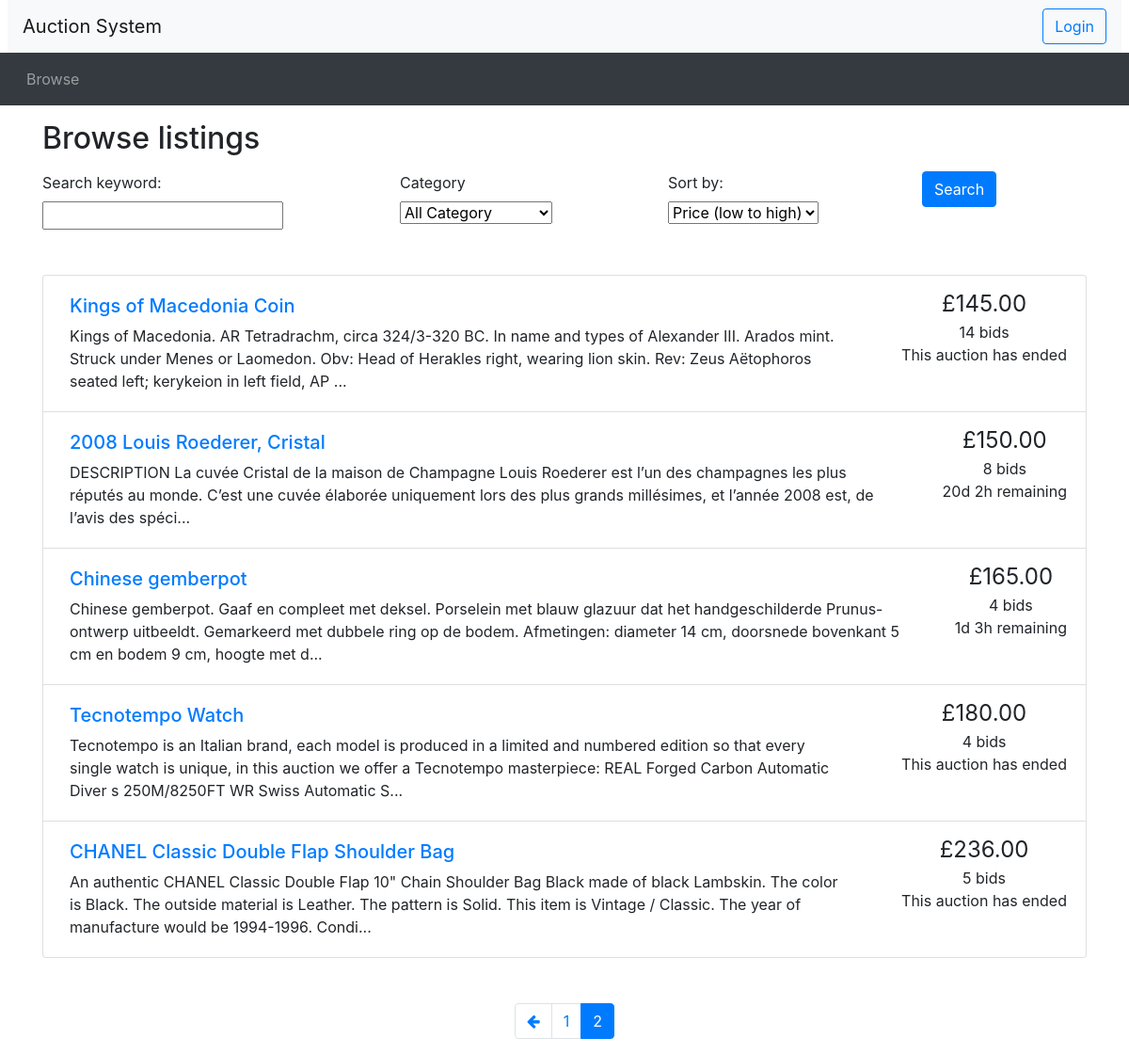
Page /browse.php?page=2 on the committed database.
### tables this page shows
CREATE TABLE `auction` (
  `auction_id` int(11) NOT NULL,
  `end_date` datetime NOT NULL,
  `seller_id` int(11) NOT NULL,
  `description` text NOT NULL,
  `start_price` double NOT NULL,
  `reserve_price` double NOT NULL,
  `picture` varchar(100) NOT NULL,
  `name` varchar(100) NOT NULL,
  `status` int(11) NOT NULL,
  `category` int(11) NOT NULL
);

CREATE TABLE `bid` (
  `bid_id` int(11) NOT NULL,
  `auction_id` int(11) NOT NULL,
  `user_id` int(11) NOT NULL,
  `bid_time` datetime NOT NULL,
  `price` float NOT NULL
);

### utilities.php (the view, shortened to what this page needs)
<?php
function display_time_remaining($interval) {
    if ($interval->days == 0 && $interval->h == 0) {
      $time_remaining = $interval->format('%im %Ss');
    }
    else if ($interval->days == 0) {
      $time_remaining = $interval->format('%hh %im');
    }
    else {
      $time_remaining = $interval->format('%ad %hh');
    }
  return $time_remaining;
}
function print_listing_li($item_id, $title, $desc, $price, $num_bids, $end_time)
{
  if (strlen($desc) > 250) {
    $desc_shortened = substr($desc, 0, 250) . '...';
  }
  else {
    $desc_shortened = $desc;
  }
  if ($num_bids == 1) {
    $bid = ' bid';
  }
  else {
    $bid = ' bids';
  }
  $now = new DateTime();
  if ($now > $end_time) {
    $time_remaining = 'This auction has ended';
  }
  else {
    $time_to_end = date_diff($now, $end_time);
    $time_remaining = display_time_remaining($time_to_end) . ' remaining';
  }
  echo('
    <li class="list-group-item d-flex justify-content-between">
    <div class="p-2 mr-5"><h5><a href="listing.php?item_id=' . $item_id . '">' . $title . '</a></h5>' . $desc_shortened . '</div>
    <div class="text-center text-nowrap"><span style="font-size: 1.5em">£' . number_format($price, 2) . '</span><br/>' . $num_bids . $bid . '<br/>' . $time_remaining . '</div>
  </li>'
  );
}
function get_displayItemObjectList($sql){
  include "includes/db.php";
  $result = $con->query($sql);
  $display_array = array();
  if ($result->num_rows > 0) {
      while($row = $result->fetch_assoc()) {
          $record = new DisplayItem();
          $id = $row['auction_id'];
          $record->setItem_id($id);
          $record->setTitle($row['name']);
          $record->setDescription($row['description']);
          $get_bid = "SELECT price FROM bid WHERE bid.auction_id ='$id'";
          $run_bid = mysqli_query($con,$get_bid);
          $num_bids = 0;
          $current_price = 0.0;
          while ($info_bid = $run_bid->fetch_assoc()){
          $num_bids = $num_bids + 1;
          if ($info_bid['price'] > $current_price) {
            $current_price = $info_bid['price'];
          }
          }
          $record->setCurrent_price($current_price);
          $record->setNum_bids($num_bids);
          $record->setEnd_date($row['end_date']);
          $get_cat = "SELECT name FROM category where id=".$row['category'];
          $run_cat = mysqli_query($con,$get_cat);
          while($info_cat = $run_cat->fetch_assoc()){
            $cat = $info_cat['name'];
          }
          $record->setCategory($cat);
          array_push($display_array, $record);
      }
  }
  return $display_array;
}
function display_items($curr_page, $results_per_page, $display_array){
  $num_results = count($display_array);
  $page = $curr_page * $results_per_page;
  for($i = $page - $results_per_page; $i < $page; $i++){
    if ($i >= $num_results){
      break;
    }
    $display = $display_array[$i];
    $datetime = new DateTime($display->getEnd_date());
    print_listing_li($display->getItem_id(), $display->getTitle(), $display->getDescription(), $display->getCurrent_price(), $display->getNum_bids(), $datetime);
  }
}
function pagination($curr_page, $max_page){
  $querystring = "";
  $high_page_boost = max(3 - $curr_page, 0);
  $low_page_boost = max(2 - ($max_page - $curr_page), 0);
  $low_page = max(1, $curr_page - 2 - $low_page_boost);
  $high_page = min($max_page, $curr_page + 2 + $high_page_boost);
  if ($curr_page != 1) {
  echo('
  <li class="page-item">
    <a class="page-link" href="browse.php?' . $querystring . 'page=' . ($curr_page - 1) . '" aria-label="Previous">
      <span aria-hidden="true"><i class="fa fa-arrow-left"></i></span>
      <span class="sr-only">Previous</span>
    </a>
  </li>');
  }
  for ($i = $low_page; $i <= $high_page; $i++) {
  if ($i == $curr_page) {
    echo('
  <li class="page-item active">');
  }
  else {
    echo('
  <li class="page-item">');
  }
  echo('
    <a class="page-link" href="browse.php?' . $querystring . 'page=' . $i . '">' . $i . '</a>
  </li>');
  }
}
class DisplayItem{
  var $item_id;
  var $title;
  var $description;
  var $current_price;
  var $num_bids;
  var $end_date;
  public function getItem_id()
  {
      return $this->item_id;
  }
  public function setItem_id($item_id)
  {
      $this->item_id = $item_id;
      return $this;
  }
  public function getTitle()
  {
      return $this->title;
  }
  public function setTitle($title)
  {
      $this->title = $title;
      return $this;
  }
  public function getDescription()
  {
      return $this->description;
  }
  public function setDescription($description)
  {
      $this->description = $description;
      return $this;
  }
  public function getCurrent_price()
  {
      return $this->current_price;
  }
  public function setCurrent_price($current_price)
  {
      $this->current_price = $current_price;
      return $this;
  }
  public function getNum_bids()
  {
      return $this->num_bids;
  }
  public function setNum_bids($num_bids)
  {
      $this->num_bids = $num_bids;
      return $this;
  }
  public function getEnd_date()
  {
      return $this->end_date;
  }
  public function setEnd_date($end_date)
  {
      $this->end_date = $end_date;
      return $this;
  }
  public function setCategory($category)
  {
      return $this;
  }
}
?>

### rows in the picture
auction: name "Kings of Macedonia Coin", description "Kings of Macedonia. AR Tetradrachm, circa 324/3-320 BC. In name and types of Alexander III. Arados mint. Struck under Menes or Laomedon. Obv: Head of Herakles right, wearing lion skin. Rev: Zeus Aëtophoros seated left; kerykeion in left field, AP ..."
bid: price "145.00"
auction: name "2008 Louis Roederer, Cristal", description "DESCRIPTION La cuvée Cristal de la maison de Champagne Louis Roederer est l’un des champagnes les plus réputés au monde. C’est une cuvée élaborée uniquement lors des plus grands millésimes, et l’année 2008 est, de l’avis des spéci..."
bid: price "150.00"
auction: name "Chinese gemberpot", description "Chinese gemberpot. Gaaf en compleet met deksel. Porselein met blauw glazuur dat het handgeschilderde Prunus-ontwerp uitbeeldt. Gemarkeerd met dubbele ring op de bodem. Afmetingen: diameter 14 cm, doorsnede bovenkant 5 cm en bodem 9 cm, hoogte met d..."
bid: price "165.00"
auction: name "Tecnotempo Watch", description "Tecnotempo is an Italian brand, each model is produced in a limited and numbered edition so that every single watch is unique, in this auction we offer a Tecnotempo masterpiece: REAL Forged Carbon Automatic Diver s 250M/8250FT WR Swiss Automatic S..."
bid: price "180.00"
auction: name "CHANEL Classic Double Flap Shoulder Bag", description "An authentic CHANEL Classic Double Flap 10\" Chain Shoulder Bag Black made of black Lambskin. The color is Black. The outside material is Leather. The pattern is Solid. This item is Vintage / Classic. The year of manufacture would be 1994-1996. Condi...", category "5", category "bids", time_remaining "This auction has ended"
bid: price "236.00"

### other values in the picture
$num_bids "14"
$time_remaining "This auction has ended"
$num_bids "8"
$time_remaining "20d 2h remaining"
$num_bids "4"
$time_remaining "1d 3h remaining"
